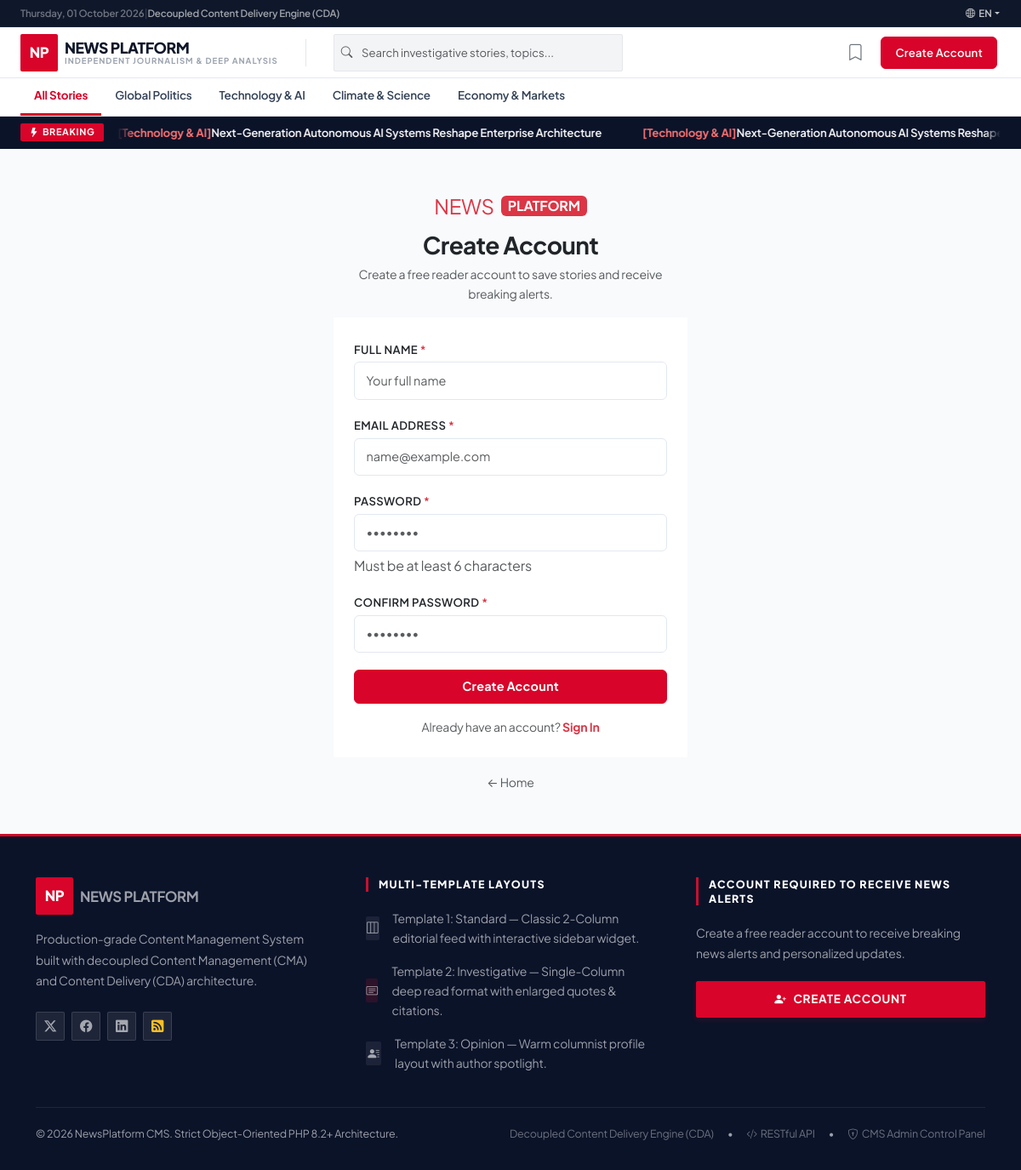
/register.php, run on the app's committed database.
### tables this page shows
CREATE TABLE IF NOT EXISTS `categories` (
  `id` INT AUTO_INCREMENT PRIMARY KEY,
  `name` VARCHAR(100) NOT NULL,
  `slug` VARCHAR(100) NOT NULL UNIQUE,
  `description` VARCHAR(255) NULL,
  `created_at` DATETIME NOT NULL DEFAULT CURRENT_TIMESTAMP
);

CREATE TABLE IF NOT EXISTS `articles` (
  `id` INT AUTO_INCREMENT PRIMARY KEY,
  `title` VARCHAR(255) NOT NULL,
  `title_kh` VARCHAR(255) NULL,
  `title_en` VARCHAR(255) NULL,
  `slug` VARCHAR(255) NOT NULL UNIQUE,
  `summary` TEXT NOT NULL,
  `summary_kh` TEXT NULL,
  `summary_en` TEXT NULL,
  `content` LONGTEXT NOT NULL,
  `content_kh` LONGTEXT NULL,
  `content_en` LONGTEXT NULL,
  `featured_image` VARCHAR(500) NULL,
  `video_embed_url` VARCHAR(255) NULL,
  `audio_embed_url` VARCHAR(500) NULL,
  `gallery_images` TEXT NULL,
  `reference_url` VARCHAR(255) NULL,
  `reference_source_name` VARCHAR(150) NULL,
  `category_id` INT NOT NULL,
  `author_id` INT NOT NULL,
  `template_type` ENUM('standard', 'investigative', 'opinion') NOT NULL DEFAULT 'standard',
  `is_breaking` TINYINT(1) NOT NULL DEFAULT 0,
  `status` ENUM('draft', 'published', 'archived') NOT NULL DEFAULT 'draft',
  `views_count` INT NOT NULL DEFAULT 0,
  `published_at` DATETIME NULL,
  `created_at` DATETIME NOT NULL DEFAULT CURRENT_TIMESTAMP,
  FOREIGN KEY (`category_id`) REFERENCES `categories`(`id`) ON DELETE RESTRICT,
  FOREIGN KEY (`author_id`) REFERENCES `users`(`id`) ON DELETE CASCADE,
  INDEX `idx_articles_slug` (`slug`),
  INDEX `idx_articles_status` (`status`),
  INDEX `idx_articles_published_at` (`published_at`),
  INDEX `idx_articles_breaking` (`is_breaking`),
  INDEX `idx_articles_template` (`template_type`)
);

### templates/layouts/header-public.php (the view, shortened to what the rows shown need)
<?php
require_once __DIR__ . '/../../src/Core/helpers.php';
$currentLang = $_SESSION['lang'] ?? 'en';
?>
<!DOCTYPE html>
<html lang="<?= e($currentLang) ?>">
<head>
    <link href="https://cdn.jsdelivr.net/npm/bootstrap@5.3.2/dist/css/bootstrap.min.css" rel="stylesheet">
    <link rel="stylesheet" href="https://cdn.jsdelivr.net/npm/bootstrap-icons@1.11.1/font/bootstrap-icons.css">
    <link rel="stylesheet" href="<?= url('assets/css/style.css') ?>">
</head>
<body class="d-flex flex-column min-vh-100">
    <div class="nav-category-toolbar" style="background:#fff; border-bottom:1px solid #e5e7eb;">
        <div class="container-fluid px-3 px-md-4">
            <div class="nav-category-scroll">
                <a href="<?= url('index.php') ?>"
                    class="nav-category-link <?= empty($activeCategoryId) ? 'active' : '' ?>">
                    <?= __('all_stories') ?>
                </a>
                <?php
                $catNavDb = \App\Core\Database::getInstance();
                $catNavList = $catNavDb->fetchAll("SELECT * FROM categories ORDER BY name ASC");
                foreach ($catNavList as $cItem) {
                    ?>
                    <a href="<?= url('index.php?category=' . $cItem['id']) ?>"
                        class="nav-category-link <?= (isset($activeCategoryId) && (int) $activeCategoryId === (int) $cItem['id']) ? 'active' : '' ?>">
                        <?= e(cat_name($cItem['name'])) ?>
                    </a>
                <?php } ?>
            </div>
        </div>
    </div>
    <?php
    if (!isset($breakingNews)) {
        $headerDb = \App\Core\Database::getInstance();
        $breakingNews = $headerDb->fetchAll(
            "SELECT a.id, a.title, a.slug, c.name as category_name
             FROM articles a
             JOIN categories c ON a.category_id = c.id
             WHERE a.status = 'published' AND a.is_breaking = 1
             ORDER BY a.published_at DESC LIMIT 5"
        );
    }
    if (!empty($breakingNews)) {
    ?>
        <div class="breaking-ticker-bar py-2">
            <div class="container-fluid px-3 px-md-4 d-flex align-items-center gap-3">
                <div class="ticker-wrapper flex-grow-1 overflow-hidden">
                    <div class="ticker-track">
                        <div class="ticker-content d-inline-flex align-items-center">
                            <?php foreach ($breakingNews as $bItem) { ?>
                                <a href="<?= url('article.php?slug=' . urlencode($bItem['slug'])) ?>"
                                    class="text-white text-decoration-none fw-semibold me-5 text-nowrap ticker-link">
                                    <span
                                        style="color:#f87171; font-weight:700;">[<?= e(cat_name($bItem['category_name'])) ?>]</span>
                                    <?= e(article_title($bItem['title'])) ?>
                                </a>
                            <?php } ?>
                        </div>
                        <div class="ticker-content d-inline-flex align-items-center" aria-hidden="true">
                            <?php foreach ($breakingNews as $bItem) { ?>
                                <a href="<?= url('article.php?slug=' . urlencode($bItem['slug'])) ?>"
                                    class="text-white text-decoration-none fw-semibold me-5 text-nowrap ticker-link">
                                    <span
                                        style="color:#f87171; font-weight:700;">[<?= e(cat_name($bItem['category_name'])) ?>]</span>
                                    <?= e(article_title($bItem['title'])) ?>
                                </a>
                            <?php } ?>
                        </div>
                    </div>
                </div>
            </div>
        </div>
    <?php } ?>

### data on the page
categories: name "Global Politics"
categories: name "Technology & AI"
categories: name "Climate & Science"
categories: name "Economy & Markets"
articles: category.name "Technology & AI", title "Next-Generation Autonomous AI Systems Reshape Enterprise Architecture", title "Next-Generation Autonomous AI Systems…"

### other printed values
__('cda_badge') "Decoupled Content Delivery Engine (CDA)"
__('site_title') "NEWS PLATFORM"
__('site_tagline') "INDEPENDENT JOURNALISM & DEEP ANALYSIS"
__('create_account') "Create Account"
__('all_stories') "All Stories"
__('breaking') "BREAKING"
__('register_reader_subtitle') "Create a free reader account to save stories and receive breaking alerts."
__('full_name') "FULL NAME"
__('email_address') "EMAIL ADDRESS"
__('password_label') "PASSWORD"
__('password_min_length_hint') "Must be at least 6 characters"
__('confirm_password_label') "CONFIRM PASSWORD"
__('already_have_account') "Already have an account?"
__('sign_in') "Sign In"
__('nav_home') "Home"
